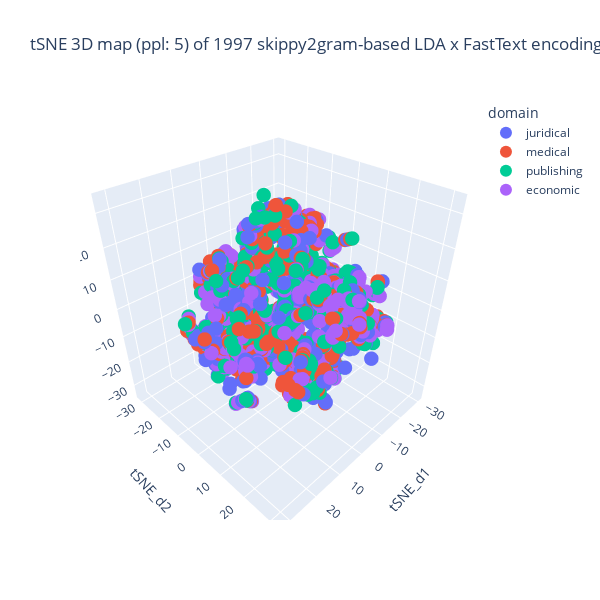
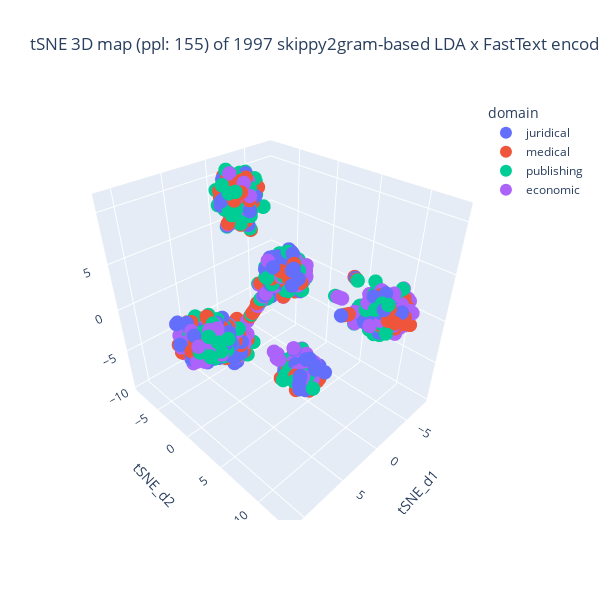

Write notebook code for charts like these, in order.
### Markdown cell above
# t-SNE を使った可視化

### Code cell
%%capture --no-display

## Plotlyを使って tSNE の結果の可視化 (3D)
import sklearn.manifold
import numpy as np
import pandas as pd
import plotly.express as pex

## perplexity の効果を確認
divider = 4
relative_perplexity = True
if relative_perplexity:
    max_val = round(len(df)/divider)
else:
    max_val = 200
doc_perplexity_vals = range(5, max_val, 150) # 10から始めて doc数の 1/divider まで，150づつ大きくする
print(f"perplexity vals: {doc_perplexity_vals}")

E_doc = np.array(list(df['enc']))
only_steps_within = 2 # 最初の数回で終わりにしたい時
for i, doc_perplexity_val in enumerate(doc_perplexity_vals):
    ## 早期終了の判定
    if i >= only_steps_within:
        continue
    
    ## tSNE 3D の生成
    tSNE_3d_varied = sklearn.manifold.TSNE(n_components = 3, random_state = 0,
                                perplexity = doc_perplexity_val, n_iter = 1000)
    ## Fitting
    model_fitted = tSNE_3d_varied.fit_transform(E_doc)
    
    ## df の編集
    df['tSNE_d1'] = model_fitted[:,0]
    df['tSNE_d2'] = model_fitted[:,1]
    df['tSNE_d3'] = model_fitted[:,2]
    
    ## 題の指定
    df_size = len(df)
    if use_FastText:
        if use_LDA:
            title_val = f"tSNE 3D map (ppl: {doc_perplexity_val}) of {df_size} {term_type}-based {encoding_method} encodings ({n_topics} dims, window size: {window_size})"
        else:
            title_val = f"tSNE 3D map (ppl: {doc_perplexity_val}) of {df_size} {encoding_method} encodings ({n_topics} dims, window size: {window_size})"    
    else:
        title_val = f"tSNE 3D map (ppl: {doc_perplexity_val}) of {df_size} {term_type}-based {encoding_method} encodings ({n_topics} dims)"
    ## 描画
    fig = pex.scatter_3d(df, x = 'tSNE_d1', y = 'tSNE_d2', z = 'tSNE_d3', color = 'domain', title = title_val)
    fig.update_layout(showlegend = True, legend = {'itemsizing': 'constant'},
                      autosize = False, width = 600, height = 600)
    fig.update_traces(marker_size = 5)
    fig.show()
#

### Figure 1 — Plotly figure (JSON) as saved in the notebook; plotly's stock layout.template omitted (floating-point values rounded to 4 significant figures; data arrays with more than 128 entries replaced by an {"elided": "..."} marker saying what was removed)
{"data": [{"hovertemplate": "domain=juridical<br>tSNE_d1=%{x}<br>tSNE_d2=%{y}<br>tSNE_d3=%{z}<extra></extra>", "legendgroup": "juridical", "marker": {"color": "#636efa", "size": 5, "symbol": "circle"}, "mode": "markers", "name": "juridical", "scene": "scene", "showlegend": true, "type": "scatter3d", "x": {"elided": "500 float values"}, "y": {"elided": "500 float values"}, "z": {"elided": "500 float values"}}, {"hovertemplate": "domain=medical<br>tSNE_d1=%{x}<br>tSNE_d2=%{y}<br>tSNE_d3=%{z}<extra></extra>", "legendgroup": "medical", "marker": {"color": "#EF553B", "size": 5, "symbol": "circle"}, "mode": "markers", "name": "medical", "scene": "scene", "showlegend": true, "type": "scatter3d", "x": {"elided": "500 float values"}, "y": {"elided": "500 float values"}, "z": {"elided": "500 float values"}}, {"hovertemplate": "domain=publishing<br>tSNE_d1=%{x}<br>tSNE_d2=%{y}<br>tSNE_d3=%{z}<extra></extra>", "legendgroup": "publishing", "marker": {"color": "#00cc96", "size": 5, "symbol": "circle"}, "mode": "markers", "name": "publishing", "scene": "scene", "showlegend": true, "type": "scatter3d", "x": {"elided": "500 float values"}, "y": {"elided": "500 float values"}, "z": {"elided": "500 float values"}}, {"hovertemplate": "domain=economic<br>tSNE_d1=%{x}<br>tSNE_d2=%{y}<br>tSNE_d3=%{z}<extra></extra>", "legendgroup": "economic", "marker": {"color": "#ab63fa", "size": 5, "symbol": "circle"}, "mode": "markers", "name": "economic", "scene": "scene", "showlegend": true, "type": "scatter3d", "x": {"elided": "497 float values"}, "y": {"elided": "497 float values"}, "z": {"elided": "497 float values"}}], "layout": {"autosize": false, "height": 600, "legend": {"itemsizing": "constant", "title": {"text": "domain"}, "tracegroupgap": 0}, "scene": {"domain": {"x": [0, 1], "y": [0, 1]}, "xaxis": {"title": {"text": "tSNE_d1"}}, "yaxis": {"title": {"text": "tSNE_d2"}}, "zaxis": {"title": {"text": "tSNE_d3"}}}, "showlegend": true, "title": {"text": "tSNE 3D map (ppl: 5) of 1997 skippy2gram-based LDA x FastText encodings (7 dims, window size: 5)"}, "width": 600}}

### Figure 2 — Plotly figure (JSON) as saved in the notebook; plotly's stock layout.template omitted (floating-point values rounded to 4 significant figures; data arrays with more than 128 entries replaced by an {"elided": "..."} marker saying what was removed)
{"data": [{"hovertemplate": "domain=juridical<br>tSNE_d1=%{x}<br>tSNE_d2=%{y}<br>tSNE_d3=%{z}<extra></extra>", "legendgroup": "juridical", "marker": {"color": "#636efa", "size": 5, "symbol": "circle"}, "mode": "markers", "name": "juridical", "scene": "scene", "showlegend": true, "type": "scatter3d", "x": {"elided": "500 float values"}, "y": {"elided": "500 float values"}, "z": {"elided": "500 float values"}}, {"hovertemplate": "domain=medical<br>tSNE_d1=%{x}<br>tSNE_d2=%{y}<br>tSNE_d3=%{z}<extra></extra>", "legendgroup": "medical", "marker": {"color": "#EF553B", "size": 5, "symbol": "circle"}, "mode": "markers", "name": "medical", "scene": "scene", "showlegend": true, "type": "scatter3d", "x": {"elided": "500 float values"}, "y": {"elided": "500 float values"}, "z": {"elided": "500 float values"}}, {"hovertemplate": "domain=publishing<br>tSNE_d1=%{x}<br>tSNE_d2=%{y}<br>tSNE_d3=%{z}<extra></extra>", "legendgroup": "publishing", "marker": {"color": "#00cc96", "size": 5, "symbol": "circle"}, "mode": "markers", "name": "publishing", "scene": "scene", "showlegend": true, "type": "scatter3d", "x": {"elided": "500 float values"}, "y": {"elided": "500 float values"}, "z": {"elided": "500 float values"}}, {"hovertemplate": "domain=economic<br>tSNE_d1=%{x}<br>tSNE_d2=%{y}<br>tSNE_d3=%{z}<extra></extra>", "legendgroup": "economic", "marker": {"color": "#ab63fa", "size": 5, "symbol": "circle"}, "mode": "markers", "name": "economic", "scene": "scene", "showlegend": true, "type": "scatter3d", "x": {"elided": "497 float values"}, "y": {"elided": "497 float values"}, "z": {"elided": "497 float values"}}], "layout": {"autosize": false, "height": 600, "legend": {"itemsizing": "constant", "title": {"text": "domain"}, "tracegroupgap": 0}, "scene": {"domain": {"x": [0, 1], "y": [0, 1]}, "xaxis": {"title": {"text": "tSNE_d1"}}, "yaxis": {"title": {"text": "tSNE_d2"}}, "zaxis": {"title": {"text": "tSNE_d3"}}}, "showlegend": true, "title": {"text": "tSNE 3D map (ppl: 155) of 1997 skippy2gram-based LDA x FastText encodings (7 dims, window size: 5)"}, "width": 600}}
